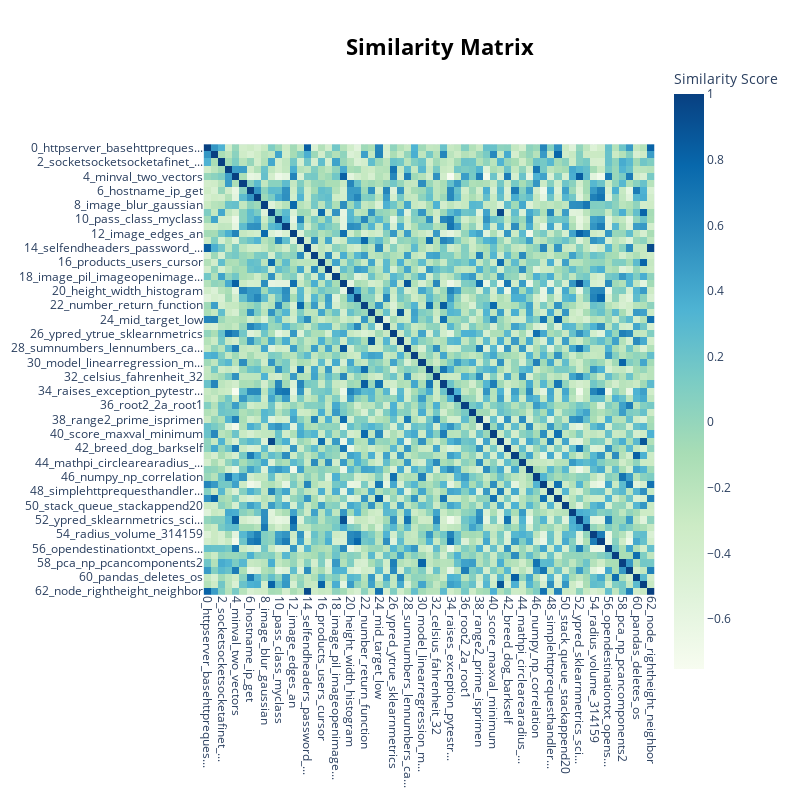

Notebook source saved alongside this figure:
### Code cell
plt = variable_topic_model.visualize_heatmap()
plt.update_xaxes(tickangle=90)
plt.show()

### Figure 1 — Plotly figure (JSON) as saved in the notebook; plotly's stock layout.template omitted (floating-point values rounded to 4 significant figures; data arrays with more than 128 entries replaced by an {"elided": "..."} marker saying what was removed)
{"data": [{"coloraxis": "coloraxis", "hovertemplate": "x: %{x}<br>y: %{y}<br>Similarity Score: %{z}<extra></extra>", "name": "0", "type": "heatmap", "x": ["0_httpserver_basehttpreques...", "1_class_initself_breed", "2_socketsocketsocketafinet_...", "3_numbers_list_of", "4_minval_two_vectors", "5_list_of_dataset", "6_hostname_ip_get", "7_customers_select_table", "8_image_blur_gaussian", "9_users_sqlite3connectmydat...", "10_pass_class_myclass", "11_hello_string_golden", "12_image_edges_an", "13_total_loop_number", "14_selfendheaders_password_...", "15_number_even_odd", "16_products_users_cursor", "17_s1_ispalindromes_string", "18_image_pil_imageopenimage...", "19_sumnumbers_numbers_perce...", "20_height_width_histogram", "21_assert_test_add2", "22_number_return_function", "23_file_fileclose_read", "24_mid_target_low", "25_series_column_close", "26_ypred_ytrue_sklearnmetrics", "27_file_fileclose_world", "28_sumnumbers_lennumbers_ca...", "29_line_lines_file", "30_model_linearregression_m...", "31_factorialn1_factorialn_f...", "32_celsius_fahrenheit_32", "33_factorialn1_factorialn_f...", "34_raises_exception_pytestr...", "35_apple_category_banana", "36_root2_2a_root1", "37_modelfitxtrain_ytrain_mo...", "38_range2_prime_isprimen", "39_flask_app_main", "40_score_maxval_minimum", "41_sqlite3connectmydatabase...", "42_breed_dog_barkself", "43_directory_mydirectory_os", "44_mathpi_circlearearadius_...", "45_printfile_exists_does", "46_numpy_np_correlation", "47_listfib_pivot_xnext", "48_simplehttprequesthandler...", "49_visited_neighbor_dfsgraph", "50_stack_queue_stackappend20", "51_pixel_lambda_factor", "52_ypred_sklearnmetrics_sci...", "53_kernel_erosion_dilation", "54_radius_volume_314159", "55_returns_assert_boolean", "56_opendestinationtxt_opens...", "57_newnametxt_osrenameoldna...", "58_pca_np_pcancomponents2", "59_xmean_ymean_b1", "60_pandas_deletes_os", "61_into_id_table", "62_node_rightheight_neighbor"], "xaxis": "x", "y": ["0_httpserver_basehttpreques...", "1_class_initself_breed", "2_socketsocketsocketafinet_...", "3_numbers_list_of", "4_minval_two_vectors", "5_list_of_dataset", "6_hostname_ip_get", "7_customers_select_table", "8_image_blur_gaussian", "9_users_sqlite3connectmydat...", "10_pass_class_myclass", "11_hello_string_golden", "12_image_edges_an", "13_total_loop_number", "14_selfendheaders_password_...", "15_number_even_odd", "16_products_users_cursor", "17_s1_ispalindromes_string", "18_image_pil_imageopenimage...", "19_sumnumbers_numbers_perce...", "20_height_width_histogram", "21_assert_test_add2", "22_number_return_function", "23_file_fileclose_read", "24_mid_target_low", "25_series_column_close", "26_ypred_ytrue_sklearnmetrics", "27_file_fileclose_world", "28_sumnumbers_lennumbers_ca...", "29_line_lines_file", "30_model_linearregression_m...", "31_factorialn1_factorialn_f...", "32_celsius_fahrenheit_32", "33_factorialn1_factorialn_f...", "34_raises_exception_pytestr...", "35_apple_category_banana", "36_root2_2a_root1", "37_modelfitxtrain_ytrain_mo...", "38_range2_prime_isprimen", "39_flask_app_main", "40_score_maxval_minimum", "41_sqlite3connectmydatabase...", "42_breed_dog_barkself", "43_directory_mydirectory_os", "44_mathpi_circlearearadius_...", "45_printfile_exists_does", "46_numpy_np_correlation", "47_listfib_pivot_xnext", "48_simplehttprequesthandler...", "49_visited_neighbor_dfsgraph", "50_stack_queue_stackappend20", "51_pixel_lambda_factor", "52_ypred_sklearnmetrics_sci...", "53_kernel_erosion_dilation", "54_radius_volume_314159", "55_returns_assert_boolean", "56_opendestinationtxt_opens...", "57_newnametxt_osrenameoldna...", "58_pca_np_pcancomponents2", "59_xmean_ymean_b1", "60_pandas_deletes_os", "61_into_id_table", "62_node_rightheight_neighbor"], "yaxis": "y", "z": {"elided": "63x63 float values"}}], "layout": {"coloraxis": {"colorbar": {"title": {"text": "Similarity Score"}}, "colorscale": [[0, "rgb(247,252,240)"], [0.125, "rgb(224,243,219)"], [0.25, "rgb(204,235,197)"], [0.375, "rgb(168,221,181)"], [0.5, "rgb(123,204,196)"], [0.625, "rgb(78,179,211)"], [0.75, "rgb(43,140,190)"], [0.875, "rgb(8,104,172)"], [1, "rgb(8,64,129)"]]}, "height": 800, "hoverlabel": {"bgcolor": "white", "font": {"family": "Rockwell", "size": 16}}, "legend": {"title": {"text": "Trend"}}, "margin": {"t": 60}, "showlegend": true, "title": {"font": {"color": "Black", "size": 22}, "text": "<b>Similarity Matrix</b>", "x": 0.55, "xanchor": "center", "y": 0.95, "yanchor": "top"}, "width": 800, "xaxis": {"anchor": "y", "constrain": "domain", "domain": [0, 1], "scaleanchor": "y", "tickangle": 90}, "yaxis": {"anchor": "x", "autorange": "reversed", "constrain": "domain", "domain": [0, 1]}}}
